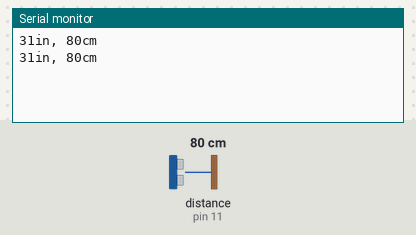
Recording of a sketch running on a simulated Arduino Uno, built with avr-gcc and run on an emulated ATmega328P. Shown: the last lines printed to the serial monitor. Wiring (inferred from the names in the program): ultrasonic range finder: trigger pin 11; echo pin 11. Inputs (shaded band) come from the test bench; at power-on: distance to the obstacle (sensor on pin 11) 80 cm. The echo pulse lasts 58.3 µs per cm.

Above: at 1.8 s.
1.9 s: distance to the obstacle (sensor on pin 11) set to 2 cm
At 2.7 s:
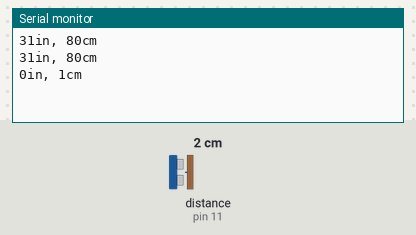
3.4 s: distance to the obstacle (sensor on pin 11) set to 4 cm
At 4.8 s:
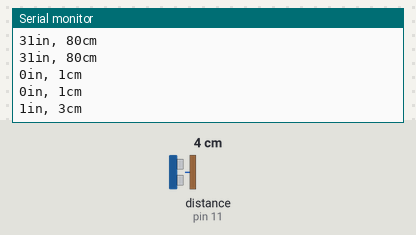
Timing chart, 0 to 6.4 s (numbered marks = the images above; inputs shaded):
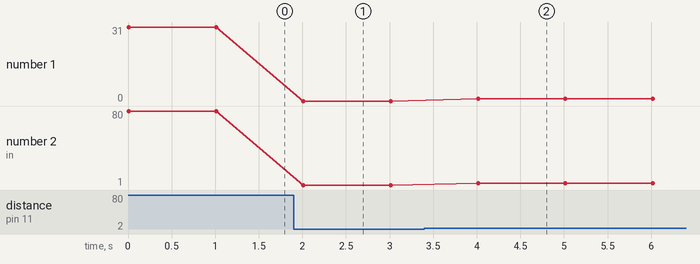

The sketch:

Testing__ping_reading.ino
```cpp
const int sens_1 = 11;

void setup() {
  // put your setup code here, to run once:
  Serial.print("Started");
  Serial.begin(9600);
}

void loop() {
  // put your main code here, to run repeatedly:
  long duration, inches, cm;


  pinMode(sens_1, OUTPUT);
  digitalWrite(sens_1, LOW);
  delayMicroseconds(2);
  digitalWrite(sens_1, HIGH);
  delayMicroseconds(5);
  digitalWrite(sens_1, LOW);

  pinMode(sens_1, INPUT);
  duration = pulseIn(sens_1, HIGH);


  inches = microsecondsToInches(duration);
  cm = microsecondsToCentimeters(duration);

  Serial.print(inches);
  Serial.print("in, ");
  Serial.print(cm);
  Serial.print("cm");
  Serial.println();

  delay(1000);


}


long microsecondsToInches(long microseconds) {
  // According to Parallax's datasheet for the PING))), there are 73.746
  // microseconds per inch (i.e. sound travels at 1130 feet per second).
  // This gives the distance travelled by the ping, outbound and return,
  // so we divide by 2 to get the distance of the obstacle.
  // See: https://www.parallax.com/package/ping-ultrasonic-distance-sensor-downloads/
  return microseconds / 74 / 2;
}

long microsecondsToCentimeters(long microseconds) {
  // The speed of sound is 340 m/s or 29 microseconds per centimeter.
  // The ping travels out and back, so to find the distance of the object we
  // take half of the distance travelled.
  return microseconds / 29 / 2;
}
```

Measured:
- after the input at 1.9 s, the serial monitor: prints a new line after 0.11 s (image 1)
- after the input at 3.4 s, the serial monitor: prints a new line after 0.62 s (image 2)
- plotted number 1: 31 → 0 after the input at 1.9 s
- plotted number 2: 80 → 1 after the input at 1.9 s, 1 → 3 after the input at 3.4 s
